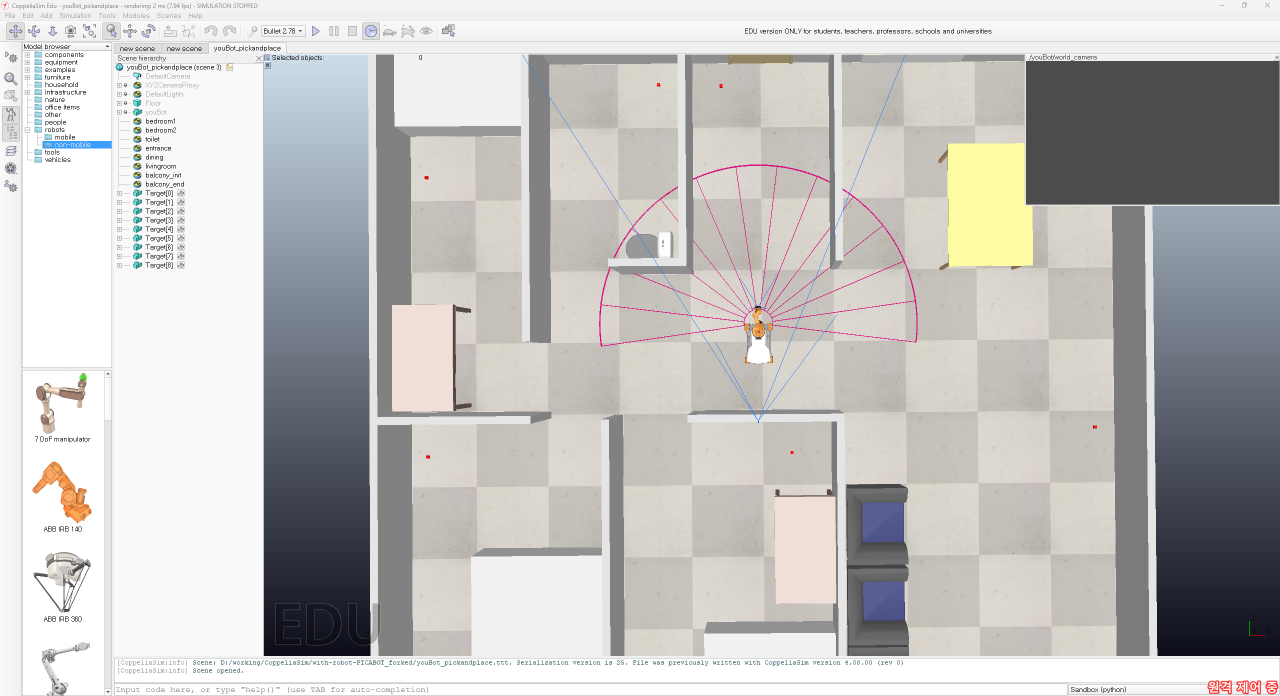
#> input picture resources/images/CoppeliaSim_PICABOT_scene0.png, 2560 x 1392 px (shown at 1/2 size)
$ python -i manipulator.py   (imports and definitions only)
#> lines starting #> are read from the running program, lines starting #| are printed output that depends on the picture; after the words box and inside, x2 and y2 are one past the last pixel; in counts of white or black regions, pixels touching at a corner belong together
# Copyright 2024 @With-Robot 3rd
#
# Licensed under the MIT License;
#     https://opensource.org/license/mit

import numpy as np
from scipy.optimize import fsolve, minimize
from scipy.spatial.transform import Rotation as R

import matplotlib.pyplot as plt
import cv2

from util import State, Config, Context, ReadData, ControlData


# pi / 2
PI_HALF = np.pi / 2
config: Config = Config()
visual_objects = [None] * 128
TARGET = [
    np.array([[49.0, 137.0], # 0
              [110.0, 139.0],
              [109.0, 193.0],
              [52.0, 191.0],
              [159.0, 87.0],
              [223.0, 90.0],
              [214.0, 150.0],
              [154.0, 148.0]]),
    np.array([[123.0, 210.0], # 90
              [123.0, 162.0],
              [180.0, 162.0],
              [176.0, 210.0],
              [70.0, 121.0],
              [66.0, 58.0],
              [131.0, 58.0],
              [131.0, 121.0]]),
    np.array([[132.0, 58.0], # -90
              [131.0, 121.0],
              [71.0, 121.0],
              [66.0, 58.0],
              [181.0, 162.0],
              [177.0, 210.0],
              [124.0, 210.0],
              [124.0, 162.0]]),
    np.array([[208.0, 146.0], # 180
              [150.0, 146.0],
              [151.0, 88.0],
              [214.0, 88.0],
              [107.0, 191.0],
              [53.0, 190.0],
              [47.0, 139.0],
              [106.0, 139.0]])
    ]


# find target
# [297 lines left out: functions find_target, find_target_cb, approach_to_target, approach_to_target_cb, pick_target, place_target, not called in this run]


def detect_red_box(img):
    image = cv2.cvtColor(img, cv2.COLOR_RGB2BGR)
#> image is the input picture: shape (1392, 2560, 3); mean B, G, R 190.9, 192.4, 193.8
    # BGR to HSV
    hsv_image = cv2.cvtColor(image, cv2.COLOR_BGR2HSV)
#> hsv_image: shape (1392, 2560, 3); mean H, S, V 23.1, 15.6, 197.2
    # red color HSV range
    lower_red1 = np.array([0, 100, 100])
    upper_red1 = np.array([10, 255, 255])
    lower_red2 = np.array([160, 100, 100])
    upper_red2 = np.array([180, 255, 255])
    # make red mask
    mask1 = cv2.inRange(hsv_image, lower_red1, upper_red1)
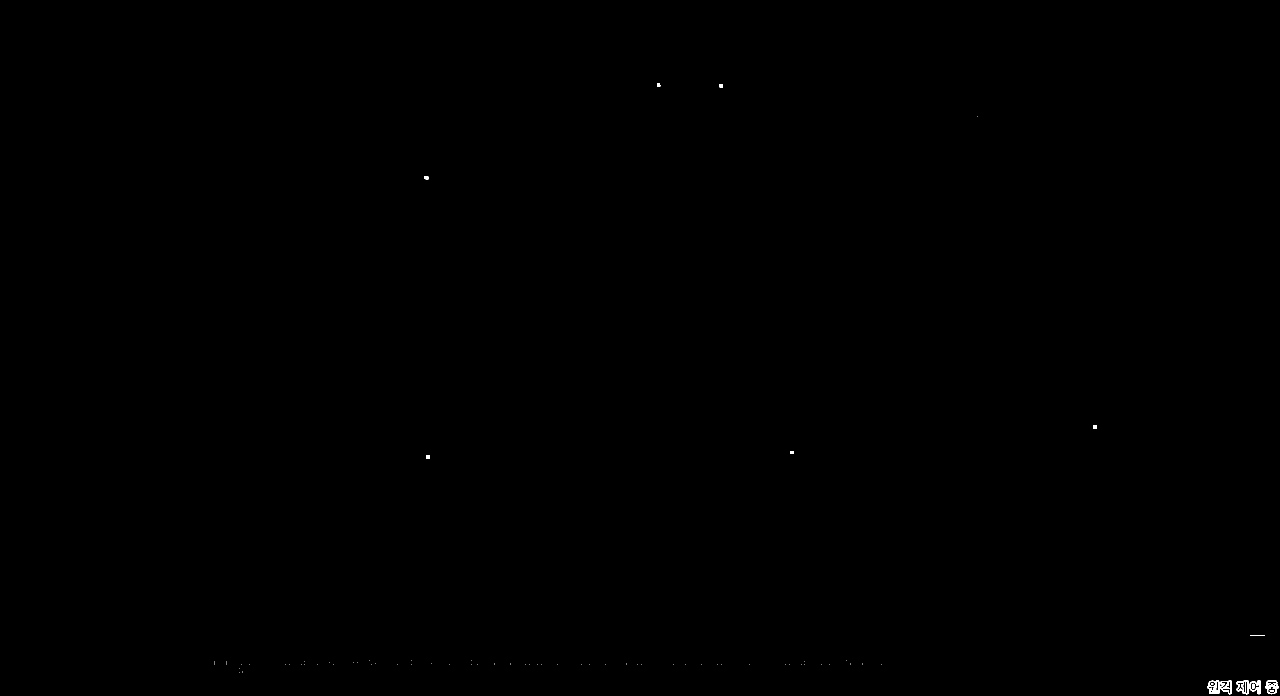
#> mask1: shape (1392, 2560) (shown at 1/2 size); 0.06% white; 75 white regions (62 under 20 px), largest, box (x1, y1, x2, y2) and area: (2472, 1361, 2522, 1389) 615, (2415, 1361, 2439, 1388) 349, (2531, 1361, 2557, 1389) 345
    mask2 = cv2.inRange(hsv_image, lower_red2, upper_red2)
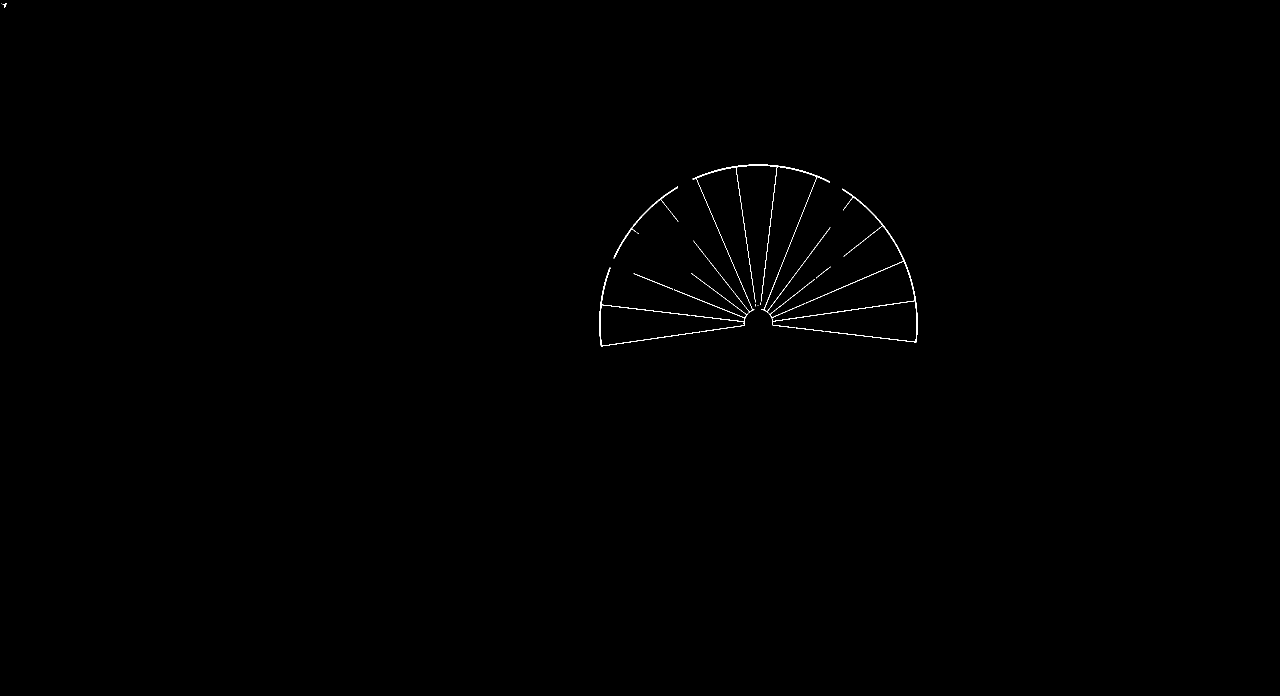
#> mask2: shape (1392, 2560) (shown at 1/2 size); 0.19% white in thin lines or dots, all inside (x1, y1, x2, y2) = (3, 6, 1835, 693)
    red_mask = mask1 + mask2
#> red_mask: shape (1392, 2560); 0.25% white in thin lines or dots
    # find coutoures
    contours, _ = cv2.findContours(red_mask, cv2.RETR_EXTERNAL, cv2.CHAIN_APPROX_SIMPLE)
#> contours = 87 contours, 71 with area under 20; largest, box (x1, y1, x2, y2) and area: (1348, 329, 1661, 664) 964, (2472, 1361, 2522, 1389) 952, (1600, 377, 1835, 685) 762, (2531, 1361, 2557, 1389) 534, (2415, 1361, 2439, 1388) 531
    # bboxs
    bboxs = []
    for contour in contours:
        x, y, w, h = cv2.boundingRect(contour)
        bboxs.append((x, y, w, h))
#> this loop made 87 passes
#> (x, y, w, h) on passes 1, 2, 3, 4, 5, 7, 8, 9, 10, 11, 12, 13: (2531, 1361, 26, 28), (2472, 1361, 50, 28), (2440, 1361, 24, 28), (2415, 1361, 24, 27), (479, 1344, 1, 1), (478, 1337, 1, 1), (1762, 1328, 1, 1), (1658, 1328, 1, 1), (1642, 1328, 1, 1), (1609, 1328, 1, 1), (1602, 1328, 1, 1), (1578, 1328, 1, 1)
#> (contour, x, y, w, h) on passes 6, 45, 46, 47, 48, 49: ([[484, 1343], [484, 1344]], 484, 1343, 1, 2), ([[1724, 1327], [1724, 1328]], 1724, 1327, 1, 2), ([[1700, 1327], [1700, 1328]], 1700, 1327, 1, 2), ([[1252, 1327], [1252, 1328]], 1252, 1327, 1, 2), ([[1020, 1327], [1020, 1328]], 1020, 1327, 1, 2), ([[988, 1327], [988, 1328]], 988, 1327, 1, 2)
#> after the loop, bboxs = 87 items, first 6: (2531, 1361, 26, 28), (2472, 1361, 50, 28), (2440, 1361, 24, 28), (2415, 1361, 24, 27), (479, 1344, 1, 1), (484, 1343, 1, 2)
    return bboxs


# find nearest bbox
# [269 lines left out: functions find_nearest_bbox, visualize, fk, ik, solve, ik_cost and 5 more, not called in this run]

>>> import cv2
>>> picture = cv2.cvtColor(cv2.imread('resources/images/CoppeliaSim_PICABOT_scene0.png'), cv2.COLOR_BGR2RGB)
>>> result = detect_red_box(picture)
#> result has the same summary as bboxs in detect_red_box
